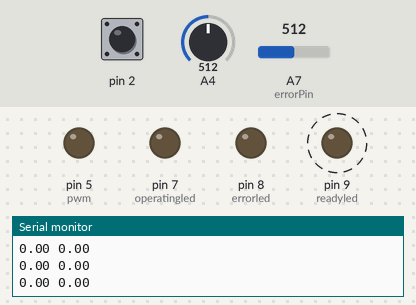
Recording of a sketch running on a simulated Arduino Nano, built for the host (arithmetic inside an expression is 32-bit, double 64-bit). Shown: output pins drawn as LEDs (lit = HIGH), the last lines printed to the serial monitor. Dashed ring = blinking. The inputs (shaded band) are chosen by the test bench; at power-on: A4 = 512, pin 2 HIGH, A7 (errorPin) = 512.

Above: at 1.05 s.
1.3 s: A4 set to 716
At 1.55 s:
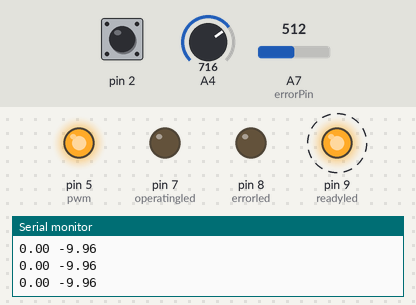
4.3 s: pin 2 driven LOW
At 5.5 s:
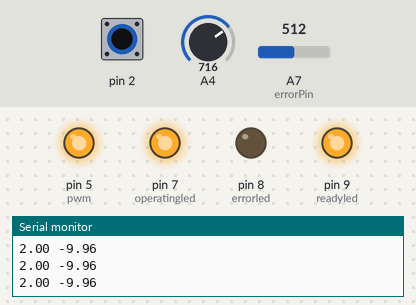
5.8 s: A4 set to 306
At 6.5 s:
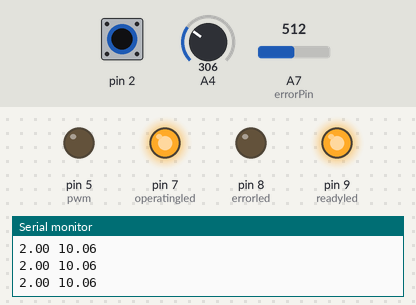
7.3 s: A4 set to 511
At 7.48 s:
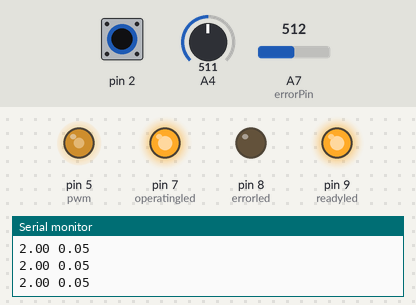
9.1 s: A4 set to 20
At 10.2 s:
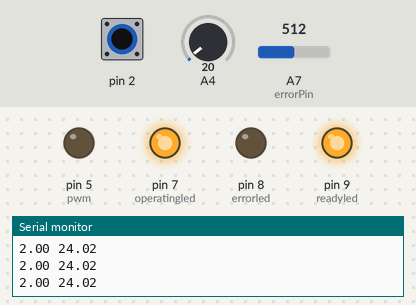
10.6 s: pin 2 pulsed HIGH 2 times (0.12 s each, 0.3 s apart)
At 11.05 s:
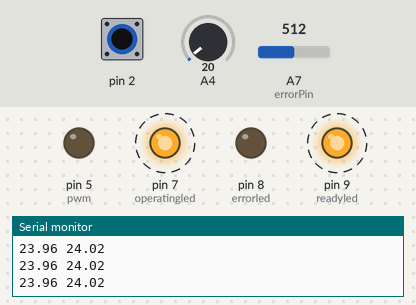
Timing chart, 0 to 14.6 s (numbered marks = the images above; inputs shaded):
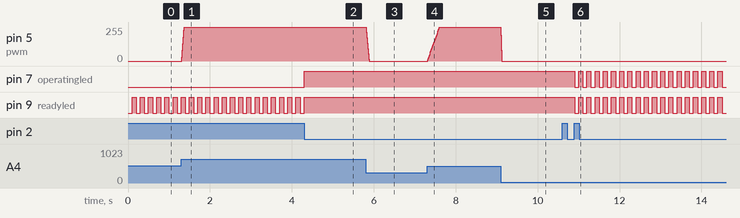

The sketch:

15.10.19-lf.ino
```cpp
//timer0 will interrupt at 2kHz
//timer1 will interrupt at 1Hz


int pwm = 5;    // pwm connected to digital pin 9 for 1MHZ
int errorPin = A7;     // the number of the error pin
const int startbuttonPin = 11;     // the number of the start pushbutton pin
const int errorled = 8;     // the number of the starting led
const int readyled = 9;     // the number of the error led
const int operatingled = 7;     // the number of the operating mode led
float futy = 0.0 ;
float dcurrent = 0;
float mcurrent = 0;
float Error = 0 ;
float pError = 0 ;
float tError = 0;
int kp,kd,ki;
float currentlimit = 2;
int startTime = 10;


boolean errorstate=0;
boolean toggle=LOW;
int state = 1;         // variable for code state: 0 for error,1 for ready, 2 for starting, 3 for operating
int startbuttonState=0; //state for start/stop
float error_pin;
int duty=0;               //pwm duty cycle variable
float current[5] = {0,0,0,0,0};
float temp=0;


void setup(){
  kp = 5;
  kd =  2;
  ki = 0.005;
  attachInterrupt(0, stopISR, HIGH);
 //TCCR0A = 0;
 TCCR0B = 0;
 //TCCR0A = 0b01000001;
 TCCR0B = 0b00000011;

 // TCCR0A = TCCR0A & B11111110 | B01010010;
 // TCCR0B = TCCR0B & B11111000 | B00000011; // for PWM frequency of 62500.00 Hz
   Serial.begin(9600);
  //set pins as outputs
   pinMode(9, OUTPUT);
   pinMode(8, OUTPUT);
   pinMode(7, OUTPUT);
   pinMode(A7, INPUT);
   pinMode(11, INPUT);
   pinMode(2, INPUT);


cli();//stop interrupts

//set timer0 interrupt at 2kHz
  TCCR2A = 0;// set entire TCCR2A register to 0
  TCCR2B = 0;// same for TCCR2B
  TCNT2  = 0;//initialize counter value to 0
  // set compare match register for 2khz increments
  OCR2A = 2048;// = (16*10^6) / (2000*64) - 1 (must be <256)
  // turn on CTC mode
  TCCR2A |= (1 << WGM01);
  // Set CS01 and CS00 bits for 64 prescaler
  TCCR2B |= (1 << CS01) | (1 << CS00);
  // enable timer compare interrupt
  TIMSK2 |= (1 << OCIE0A);

//set timer1 interrupt at 1Hz
  TCCR1A = 0;// set entire TCCR1A register to 0
  TCCR1B = 0;// same for TCCR1B
  TCNT1  = 0;//initialize counter value to 0
  // set compare match register for 1hz increments
  OCR1A = 1562;// = (16*10^6) / (1*1024) - 1 (must be <65536) //15624
  // turn on CTC mode
  TCCR1B |= (1 << WGM12);
  // Set CS12 and CS10 bits for 1024 prescaler
  TCCR1B |= (1 << CS12) | (1 << CS10);
  // enable timer compare interrupt
  TIMSK1 |= (1 << OCIE1A);


sei();//allow interrupts

}//end setup


ISR(TIMER2_COMPA_vect){//timer0 interrupt 2kHz toggles pin 8


 //errorstate=digitalRead(errorPin);


}

ISR(TIMER1_COMPA_vect){//timer1 interrupt 1Hz toggles pin 13 (LED)


  // Serial.println(errorstate);
  //Serial.println(error_pin);
  //Serial.print(" duty: ");
  //Serial.println(duty);

  //Serial.print(" state: ");
  //Serial.println(state);

  //Serial.print(" errorled: ");
  //Serial.println(errorled);


 //if (errorstate){
  //  state=0;
 // }
// if (errorstate==0) {
 // state=1;
 //}
  if (state==0) {
  toggle = !toggle;
  futy=0;
  analogWrite(pwm,(int)futy);
  digitalWrite(errorled,toggle);
  digitalWrite(readyled,LOW);
  digitalWrite(operatingled,LOW);
  }
  if (state==1) {


  toggle = !toggle;
  duty=0;


  digitalWrite(errorled,LOW);
  digitalWrite(readyled,toggle);
  digitalWrite(operatingled,LOW);
  }
  if (state==2) {

  toggle = !toggle;
   dcurrent = dcurrent + 0.02;
  if (dcurrent >= currentlimit) dcurrent = currentlimit;

  //if (duty<250){duty=duty+1;
  //}
   if ((int)futy >= 255){
    state=3;
  }
  digitalWrite(errorled,LOW);
  digitalWrite(readyled,!toggle);
  digitalWrite(operatingled,toggle);
  }
  if (state==3) {
    dcurrent = currentlimit;
  digitalWrite(errorled,LOW);
  digitalWrite(readyled,HIGH);
  digitalWrite(operatingled,HIGH);
  }
  if (state==4){
    toggle = !toggle;
  digitalWrite(errorled,LOW);
  digitalWrite(readyled,toggle);
  digitalWrite(operatingled,toggle);


  if (dcurrent>0.01){
    dcurrent=dcurrent-0.02;

  }
   if (dcurrent<0.01){
    dcurrent=-0.1;
    state=1;
  }
  }

 }

void stopISR(){
  //gets button states
  if(!digitalRead(2)){

    if((state==1) &&(!errorstate) ){

    state=2;

  }
        if((state==3) &&(!errorstate) ){

    state=4;
    dcurrent= mcurrent;

  }

    else  if((state==2) &&((int)futy >= 30) ){

    state=3;

  }


}

}

void loop(){
  //current = analogRead(A0);  // read the input pin

  for (int k=0;k<5;k++)  current[k] = -(analogRead(A4)-512)*50/1024.0;
  for (int k=0;k<5;k++) {for (int l=0;l<k;l++) {temp=current[k];current[l]=current[k];current[k]=temp;}}
  mcurrent = current[3] ;
  Error = dcurrent - mcurrent ;
  futy = futy + (kp*(Error) + kd*(pError-Error)+ki*(tError)) ;
  if (futy >= 255){
    futy=255;
    }
  if (futy <= 1){
    futy = 0;
    }
  tError =  tError + Error;
  pError = Error;
  if (state == 0) futy = 0;
  if ((int)futy >= 50  && mcurrent <= 0.3 &&state==2) state =0;
  analogWrite(pwm, (int) futy);
    error_pin=analogRead(errorPin);
  if (error_pin >= 100){
    errorstate=0;
  }
   else {
    errorstate=1;
   }
   // Serial.print(state);
 //Serial.print (" ");
  Serial.print(dcurrent);
 Serial.print (" ");
 // Serial.print(futy);
 // Serial.print (" ");
  Serial.println(mcurrent);
  //Serial.println(state);
}
```

Measured:
- after the input at 1.3 s, pin 5 (pwm): 0/255 → 255/255 at once
- after the input at 4.3 s, pin 7 (operatingled): LOW → HIGH at once; pin 9 (readyled): goes on until 4.3 s, then stays HIGH
- after the input at 5.8 s, pin 5 (pwm): 255/255 → 0/255 at once
- after the input at 7.3 s, pin 5 (pwm): moves from 0/255 to 255/255 over 0.30 s, starting at once
- after the input at 9.1 s, pin 5 (pwm): 255/255 → 0/255 at once
- after the input at 10.6 s, pin 7 (operatingled), pin 9 (readyled): alternates HIGH for 0.10 s and LOW for 0.10 s, starting after 0.30 s
- by itself, pin 9 (readyled): alternates HIGH for 0.10 s and LOW for 0.10 s
